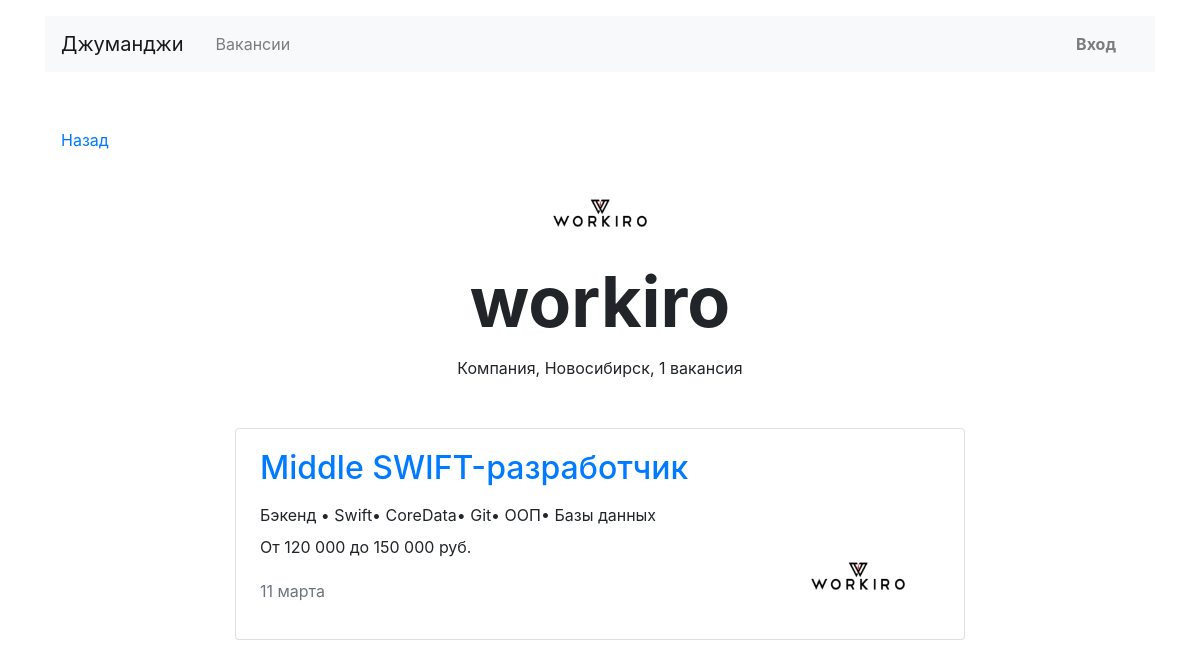
The page /companies/1 on the database as committed earlier.
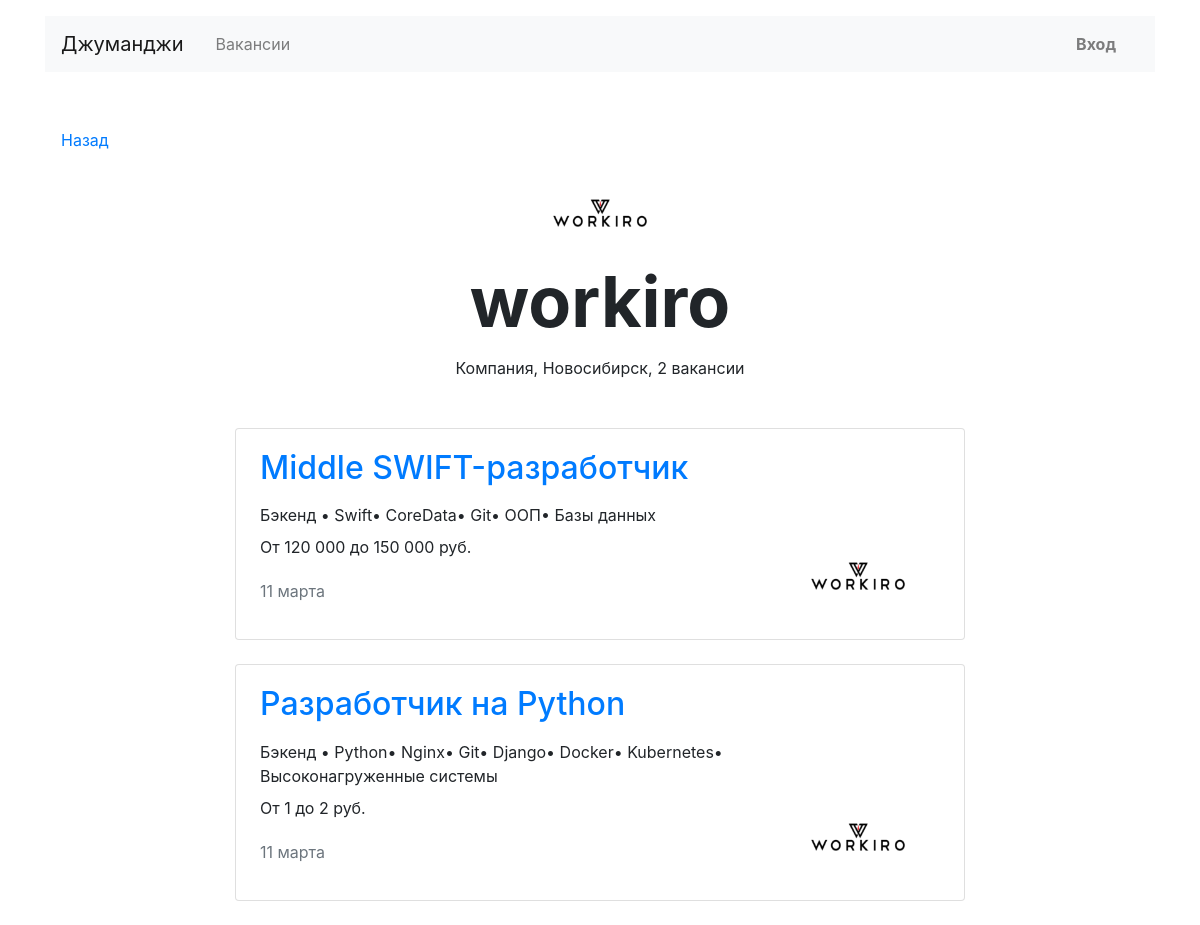
The same page on the database as committed later.
### junior_hunter/models.py (models this page shows, shortened)
class Company(models.Model):
    name = CharField(max_length=255)
    location = CharField(max_length=255)  # TODO сделать полем с выбором, возможно из другой модели
    logo = ImageField(upload_to=MEDIA_COMPANY_IMAGE_DIR)
    description = TextField()
    employee_count = IntegerField()
    owner = OneToOneField(User, null=True, on_delete=models.PROTECT)
    class Meta:
        verbose_name_plural = 'companies'

class Vacancy(models.Model):
    title = CharField(max_length=100)
    specialty = ForeignKey(Specialty, related_name='vacancies', on_delete=models.PROTECT)
    company = ForeignKey(Company, related_name='vacancies', on_delete=models.PROTECT)
    skills = CharField(max_length=100)
    description = TextField()
    salary_min = IntegerField()
    salary_max = IntegerField()
    published_at = DateTimeField()
    class Meta:
        verbose_name_plural = 'vacancies'

class Specialty(models.Model):
    code = CharField(max_length=100, primary_key=True)  # TODO сделать полем с выбором, возможно из другой модели
    title = CharField(max_length=100)
    picture = ImageField(upload_to=MEDIA_SPECIALITY_IMAGE_DIR)

### junior_hunter/views.py (the view)
class CompanyView(ListView):
    template_name = 'junior_hunter/company.html'
    model = Vacancy
    def __init__(self, *args, **kwargs):
        super().__init__(*args, **kwargs)
        self.company = None
    def setup(self, request, *args, **kwargs):
        super().setup(request, *args, **kwargs)
        company_id = kwargs['company_id']
        self.company = get_object_or_404(Company, id=company_id)
    def get_context_data(self, **kwargs):
        context = super().get_context_data(**kwargs)
        context['company'] = self.company
        return context
    def get_queryset(self):
        queryset = super().get_queryset()
        filtered_queryset = queryset.filter(company__id=self.company.id)
        return filtered_queryset

### junior_hunter/templatetags/filters.py (called while the page is built)
@register.filter(is_safe=False)
@stringfilter
def rupluralize(value, forms):
    try:
        one, two, many = forms.split(u',')
        value = str(value)[-2:]  # 314 -> 14
        if (21 > int(value) > 4):
            return many
        if value.endswith('1'):
            return one
        elif value.endswith(('2', '3', '4')):
            return two
        else:
            return many
    except (ValueError, TypeError):
        return ''

@register.filter
def readable_price(number) -> str:
    return '{:,}'.format(number).replace(',', ' ')

@register.filter
def split(value: str, separator: str) -> List[str]:
    return value.split(separator)

### junior_hunter/templates/junior_hunter/company.html
{% extends 'junior_hunter/base.html' %}
{% load filters %}
{% block main %}
  <main class="container mt-3">
    <div class="navbar mt-5">
      <p><a href="#">Назад</a></p>
    </div>
    <section>
      <div class="text-center">
        <img src="{{ company.logo.url }}" width="130" height="80" alt="https://place-hold.it/130x80">
      </div>
      <h1 class="h1 text-center mx-auto mt-0 pt-1" style="font-size: 70px;"><strong>{{ company.name }}</strong></h1>
      <p class="text-center pt-1">Компания, {{ company.location }}, {{ object_list|length }} {{ object_list|length|rupluralize:"вакансия,вакансии,вакансий" }} </p>
      <div class="row mt-5">
        <div class="col-12 col-lg-8 offset-lg-2 m-auto">
          {% for cur_vacancy in object_list %}
              {% include 'junior_hunter/one_vacancy_card.html' %}
          {% endfor %}
        </div>
      </div>
    </section>
  </main>
{% endblock %}

### junior_hunter/templates/junior_hunter/base.html (shortened to what this page needs)
<!DOCTYPE html>
<html lang="ru">
<head>
  <link rel="stylesheet" href="https://stackpath.bootstrapcdn.com/bootstrap/4.3.1/css/bootstrap.min.css">
</head>
<body>
  <header class="container mt-3">
    <nav class="navbar navbar-expand-lg navbar-light bg-light">
      <a class="navbar-brand mr-4" href="{% url 'main' %}">Джуманджи</a>
      <div class="collapse navbar-collapse justify-content-between" id="navbarNav">
        <ul class="navbar-nav col-10">
            <a class="nav-link" href="{% url 'all_vacancies' %}">Вакансии</a>
        </ul>
        <ul class="navbar-nav col-2 justify-content-end">
          {% if user.is_authenticated %}
               <div class="btn-group">
                 <button type="button" class="btn dropdown-toggle font-weight-bold" data-toggle="dropdown" aria-haspopup="true" aria-expanded="false">
                   {{ user.username }}
                 </button>
                 <div class="dropdown-menu dropdown-menu-right mt-3">
                   <a href="#" class="dropdown-item py-2">Резюме</a>
                   <a href="{% url 'mycompany' %}" class="dropdown-item py-2">Компания</a>
                   <a href="{% url 'logout' %}" class="dropdown-item py-2">Выйти</a>
                 </div>
               </div>
          {% else %}
              <a href="{% url 'login' %}" class="nav-link font-weight-bold">Вход</a>
          {% endif %}
        </ul>
      </div>
    </nav>
  </header>
    {% block main %}
    {% endblock %}
</body>
</html>

### junior_hunter/templates/junior_hunter/one_vacancy_card.html
{% load filters %}
<div class="card mb-4">
    <div class="card-body px-4">
      <div class="row">
        <div class="col-12 col-md-8 col-lg-9">
          <a href="{% url 'vacancy' cur_vacancy.id%}"><h2 class="h2 pb-2">{{ cur_vacancy.title }}</h2> </a>
          <p class="mb-2">{{ cur_vacancy.specialty.title }} • {{ cur_vacancy.skills|split:','|join:'•'}}</p>
          <p>От {{ cur_vacancy.salary_min|readable_price }} до {{ cur_vacancy.salary_max|readable_price }} руб.</p>
          <p class="text-muted pt-1">{{ cur_vacancy.published_at|date:'j E' }}</p>
        </div>
        <div class="col-12 col-md-4 col-lg-3 d-flex align-items-end">
          <a href="#"><img src="{{ cur_vacancy.company.logo.url }}" alt="https://place-hold.it/130x80" width="130" height="80"></a>
        </div>
      </div>
    </div>
</div>

Rows that differ between the two databases and show on the page:
added Vacancy: title "Разработчик на Python", specialty "Бэкенд", skills|split "Python• Nginx• Git• Django• Docker• Kubernetes• Высоконагруженные системы", salary_min|readable_price "1", salary_max|readable_price "2", published_at "11 марта", company.logo (picture)
Other text that changed with them:
{{ object_list|length }}: "1" → "2"
{{ object_list|length|rupluralize:"вакансия,вакансии,вакансий" }}: "вакансия" → "вакансии"
